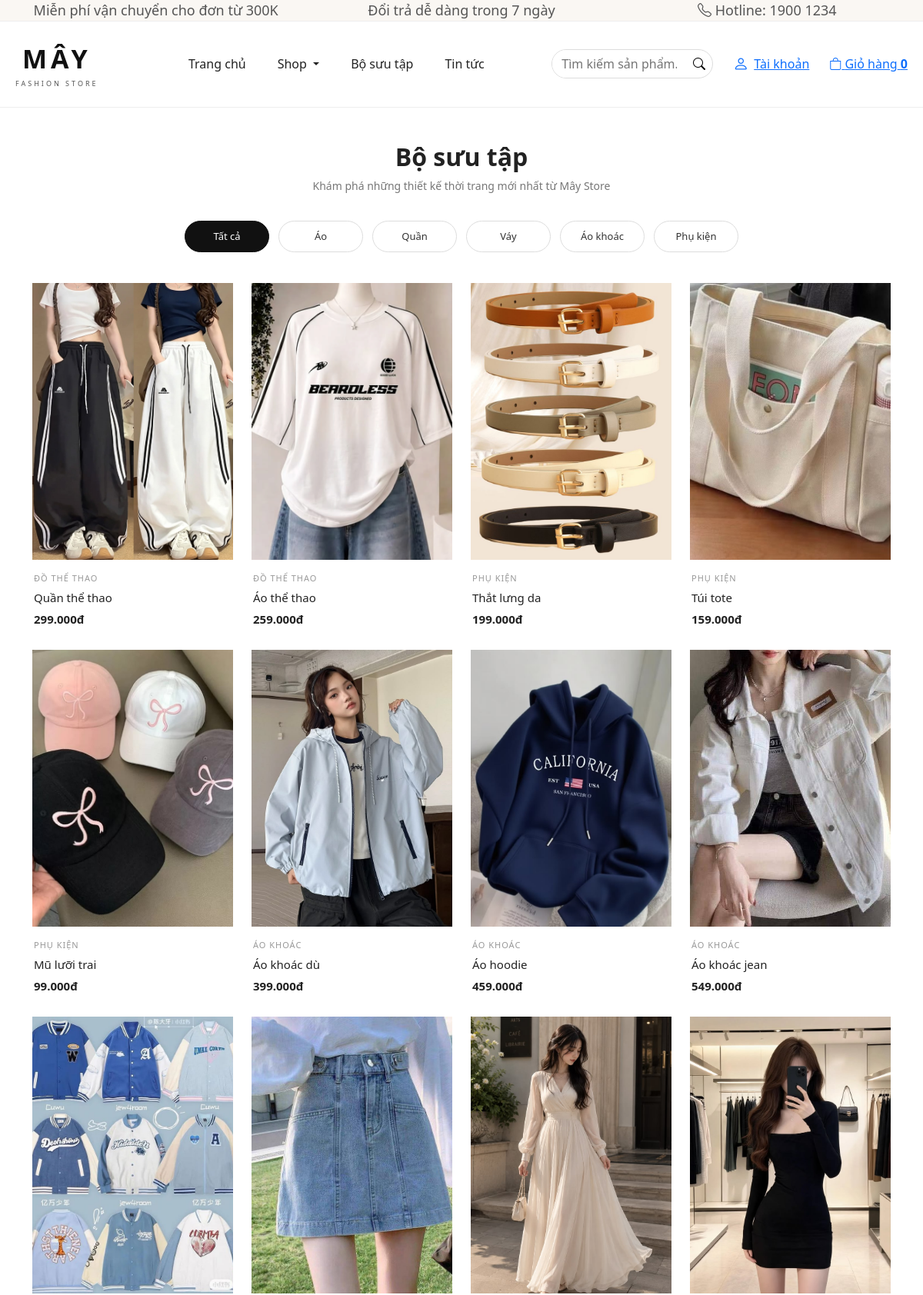
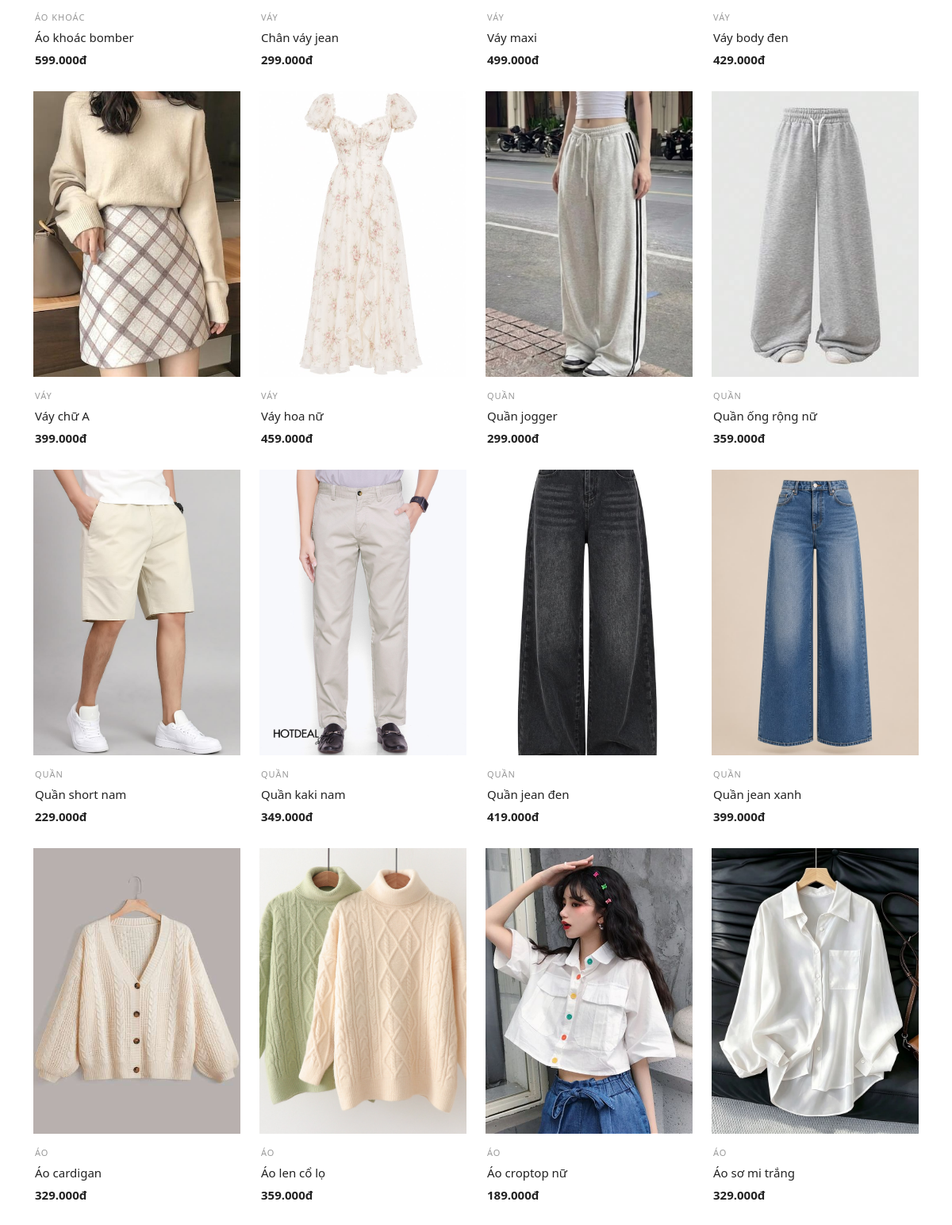
The app's page /fashion-store/collections.php (upper part) with its own data (2 pictures, top to bottom).
### tables this page shows
CREATE TABLE categories (
    id INT AUTO_INCREMENT PRIMARY KEY,
    name VARCHAR(100) NOT NULL,
    description TEXT,
    status INT DEFAULT 1
);

CREATE TABLE products (
    id INT AUTO_INCREMENT PRIMARY KEY,
    category_id INT NOT NULL,
    name VARCHAR(200) NOT NULL,
    price DECIMAL(15,2) NOT NULL,
    description TEXT,
    quantity INT DEFAULT 0,
    main_image VARCHAR(255),
    status INT DEFAULT 1,
    created_at DATETIME DEFAULT CURRENT_TIMESTAMP,
    gender ENUM('male','female') NOT NULL DEFAULT 'female',
    FOREIGN KEY (category_id) REFERENCES categories(id)
);

### fashion-store/collections.php (the view, shortened to what this page needs)
<?php
require_once '../includes/database.php';
$categories = $conn->query("SELECT * FROM categories WHERE status = 1 ORDER BY id ASC");
$category_id = isset($_GET['category']) ? (int)$_GET['category'] : 0;
if ($category_id > 0) {
    $stmt = $conn->prepare("SELECT p.*, c.name AS category_name FROM products p LEFT JOIN categories c ON p.category_id = c.id WHERE p.status = 1 AND p.category_id = ? ORDER BY p.id DESC");
    $stmt->bind_param("i", $category_id);
    $stmt->execute();
    $products = $stmt->get_result();
} else {
    $products = $conn->query("SELECT p.*, c.name AS category_name FROM products p LEFT JOIN categories c ON p.category_id = c.id WHERE p.status = 1 ORDER BY p.id DESC");
}
require_once '../includes/header.php';
require_once '../includes/menu.php';
?>
<main class="collection-page">
    <div class="container">
        <div class="collection-heading">
            <h1>Bộ sưu tập</h1>
            <p>Khám phá những thiết kế thời trang mới nhất từ Mây Store</p>
        </div>
        <div class="collection-categories">
            <a href="collections.php" class="collection-category <?= $category_id == 0 ? 'active' : '' ?>">Tất cả</a>
            <?php if ($categories && $categories->num_rows > 0): ?>
                <?php while ($category = $categories->fetch_assoc()): ?>
                    <a href="collections.php?category=<?= $category['id'] ?>" class="collection-category <?= $category_id == $category['id'] ? 'active' : '' ?>">
                        <?= htmlspecialchars($category['name']) ?>
                    </a>
                <?php endwhile; ?>
            <?php endif; ?>
        </div>
        <div class="row g-4">
            <?php if ($products && $products->num_rows > 0): ?>
                <?php while ($product = $products->fetch_assoc()): ?>
                    <div class="col-lg-3 col-md-4 col-6">
                        <a href="product-detail.php?id=<?= $product['id'] ?>" class="collection-detail">
                            <div class="collection-product">
                                <div class="collection-image-wrapper">
                                    <?php if (!empty($product['main_image'])): ?>
                                        <img src="../uploads/products/<?= htmlspecialchars($product['main_image']) ?>" alt="<?= htmlspecialchars($product['name']) ?>" class="collection-image">
                                    <?php else: ?>
                                        <div class="w-100 h-100 d-flex align-items-center justify-content-center">
                                            <span class="text-muted">Không có hình ảnh</span>
                                        </div>
                                    <?php endif; ?>
                                </div>
                                <div class="collection-info">
                                    <?php if (!empty($product['category_name'])): ?>
                                        <div class="collection-category-name"><?= htmlspecialchars($product['category_name']) ?></div>
                                    <?php endif; ?>
                                    <h2 class="collection-name"><?= htmlspecialchars($product['name']) ?></h2>
                                    <div class="collection-price"><?= number_format($product['price'], 0, ',', '.') ?>đ</div>
                                </div>
                            </div>
                        </a>
                    </div>
                <?php endwhile; ?>
            <?php endif; ?>
        </div>
    </div>
</main>
<?php require_once '../includes/footer.php'; ?>

### assets/css/style.css (style rules this page uses)
body { background-color: #f8f9fc; font-family: 'Segoe UI', sans-serif; overflow-x: hidden; }
.collection-page { background:#fff;padding:45px 0 80px }
.collection-heading { text-align:center;margin-bottom:35px }
.collection-heading h1 { font-size:32px;font-weight:600;margin-bottom:8px;color:#222 }
.collection-heading p { color:#777;margin:0;font-size:14px }
.collection-categories { display:flex;justify-content:center;align-items:center;gap:12px;flex-wrap:wrap;margin-bottom:40px }
.collection-category { display:inline-flex;align-items:center;justify-content:center;min-width:110px;padding:10px 20px;border:1px solid #ddd;border-radius:30px;color:#333;text-decoration:none;font-size:13px;transition:.25s;background:#fff }
.collection-category:hover,.collection-category.active { background:#111;border-color:#111;color:#fff }
.collection-product { height:100%;background:#fff;transition:.3s ease }
.collection-image-wrapper { position:relative;width:100%;height:360px;overflow:hidden;background:#f6f6f6 }
.collection-image { width:100%;height:100%;object-fit:cover;display:block;transition:.4s ease }
.collection-info { padding:16px 2px 5px }
.collection-category-name { color:#999;font-size:11px;text-transform:uppercase;letter-spacing:1px;margin-bottom:7px }
.collection-name { font-size:15px;font-weight:500;color:#222;margin:0 0 8px }
.collection-price { font-size:15px;font-weight:600;color:#222 }
.collection-detail { text-decoration:none;color:inherit;display:block }

### records on screen
categories: name "Áo"
categories: name "Quần"
categories: name "Váy"
categories: name "Áo khoác"
categories: name "Phụ kiện"
products: main_image (picture), category.name "ĐỒ THỂ THAO", name "Quần thể thao", price "299.000"
products: main_image (picture), category.name "ĐỒ THỂ THAO", name "Áo thể thao", price "259.000"
products: main_image (picture), category.name "PHỤ KIỆN", name "Thắt lưng da", price "199.000"
products: main_image (picture), category.name "PHỤ KIỆN", name "Túi tote", price "159.000"
products: main_image (picture), category.name "PHỤ KIỆN", name "Mũ lưỡi trai", price "99.000"
products: main_image (picture), category.name "ÁO KHOÁC", name "Áo khoác dù", price "399.000"
products: main_image (picture), category.name "ÁO KHOÁC", name "Áo hoodie", price "459.000"
products: main_image (picture), category.name "ÁO KHOÁC", name "Áo khoác jean", price "549.000"
products: main_image (picture), category.name "ÁO KHOÁC", name "Áo khoác bomber", price "599.000"
products: main_image (picture), category.name "VÁY", name "Chân váy jean", price "299.000"
products: main_image (picture), category.name "VÁY", name "Váy maxi", price "499.000"
products: main_image (picture), category.name "VÁY", name "Váy body đen", price "429.000"
products: main_image (picture), category.name "VÁY", name "Váy chữ A", price "399.000"
products: main_image (picture), category.name "VÁY", name "Váy hoa nữ", price "459.000"
products: main_image (picture), category.name "QUẦN", name "Quần jogger", price "299.000"
products: main_image (picture), category.name "QUẦN", name "Quần ống rộng nữ", price "359.000"
products: main_image (picture), category.name "QUẦN", name "Quần short nam", price "229.000"
products: main_image (picture), category.name "QUẦN", name "Quần kaki nam", price "349.000"
products: main_image (picture), category.name "QUẦN", name "Quần jean đen", price "419.000"
products: main_image (picture), category.name "QUẦN", name "Quần jean xanh", price "399.000"
products: main_image (picture), category.name "ÁO", name "Áo cardigan", price "329.000"
products: main_image (picture), category.name "ÁO", name "Áo len cổ lọ", price "359.000"
products: main_image (picture), category.name "ÁO", name "Áo croptop nữ", price "189.000"
products: main_image (picture), category.name "ÁO", name "Áo sơ mi trắng", price "329.000"

### other values on screen
$cart_count "0"
